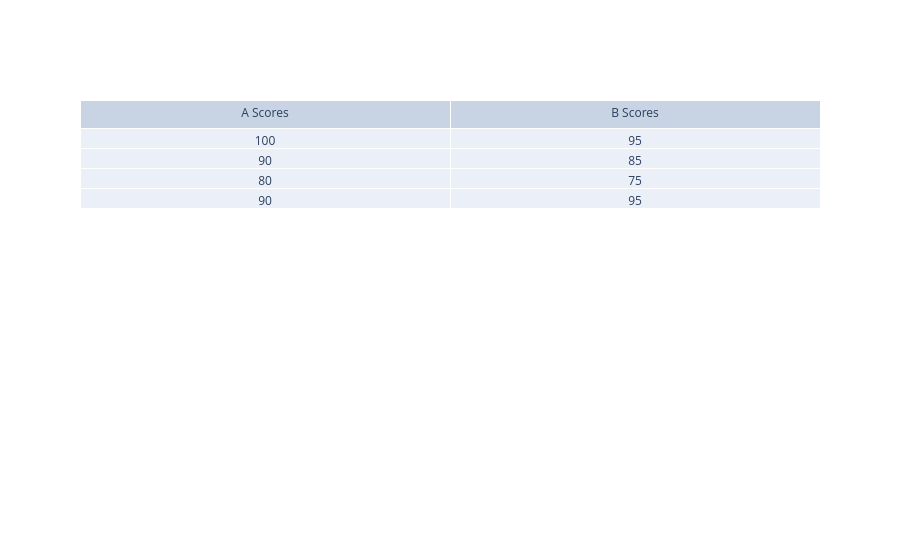

Notebook source saved alongside this figure:
### Markdown cell above
=============== Table ======================

### Code cell
import plotly.graph_objects as go

fig = go.Figure(data=[go.Table(header=dict(values=['A Scores', 'B Scores']),
                    cells=dict(values=[[100, 90, 80, 90], [95, 85, 75, 95]]))
                        ])
fig.show()

### Figure 1 — Plotly figure (JSON) as saved in the notebook; plotly's stock layout.template omitted (floating-point values rounded to 4 significant figures)
{"data": [{"cells": {"values": [[100, 90, 80, 90], [95, 85, 75, 95]]}, "header": {"values": ["A Scores", "B Scores"]}, "type": "table"}], "layout": {}}
